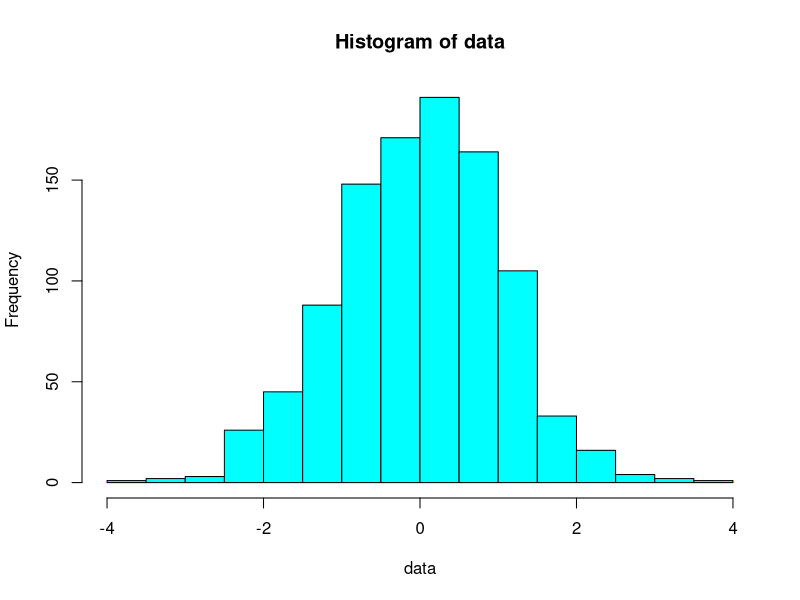
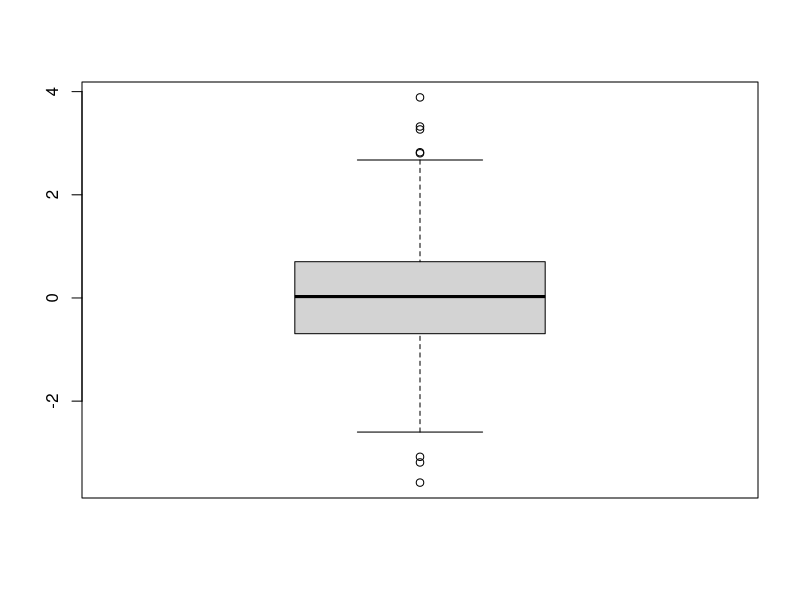

Write R code to recreate these figures, in order.
n <- 1000
data <- rnorm(n)
#data1 <- rexp(n)

hist(data, col=rgb(0,1,1,1))
boxplot(data)

beginMoment <- function(data, r) {
  mean(data**r)
}

centralMoment <- function(data, r) {
  mean((data-mean(data))**r)
}

min(data)
max(data)

#размах
max(data) - min(data)

mean(data)
median(data)

#выборочная дисперсия
s2 <- centralMoment(data, 2)
s2
s <- sqrt(s2)
s
#исправленная дисп
var(data)
sd(data)

skew <- function(data) {
  s2 <- centralMoment(data, 2)
  s <- sqrt(s2)
  centralMoment(data, 3) / s**3
}

#skew
skew(data)

# kurtosis
mu4 <- centralMoment(data, 4)
(mu4 / s**4) - 3

#коэф. вариации
var.coef <- function(data) {
  100*sqrt(centralMoment(data, 2))/mean(data)
}
var.coef(data)